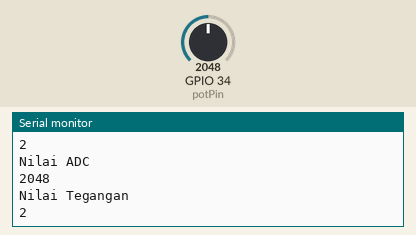
Bench run of a sketch on a simulated ESP32. Parts: the last lines printed to the serial monitor. The inputs (shaded band) are chosen by the test bench; at power-on: GPIO 34 (potPin) = 2048.

Above: at 2.2 s.
2.3 s: GPIO 34 (potPin) set to 2866
At 3.4 s:
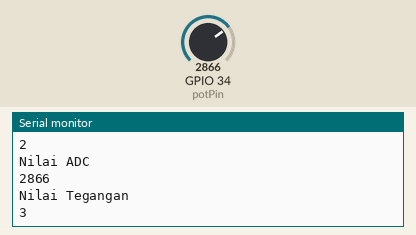
3.8 s: GPIO 34 (potPin) set to 3603
At 4.9 s:
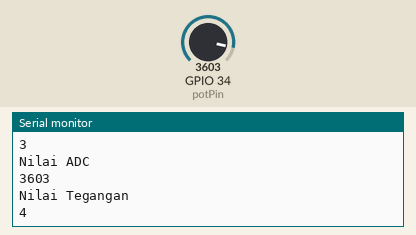
Timing chart, 0 to 6.8 s (numbered marks = the images above; inputs shaded):
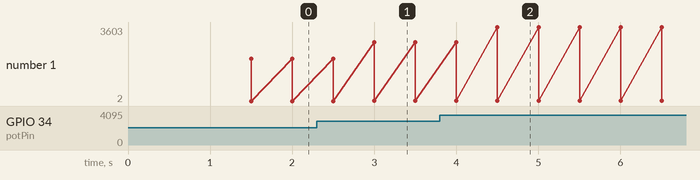

Measured:
- after the input at 2.3 s, the serial monitor: prints a new line after 0.70 s (image 1)
- after the input at 3.8 s, the serial monitor: prints a new line after 0.70 s (image 2)
- plotted number 1: 2 → 3 after the input at 2.3 s, 3 → 4 after the input at 3.8 s

The sketch:

adc_dac_one.ino
```cpp
// Potentiometer is connected to GPIO 34 (Analog ADC1_CH6)
const int potPin = 34;
// variable for storing the potentiometer value
int potValue = 0;
int volt;
void setup() {
Serial.begin(115200);
delay(1000);
}
void loop() {
// Reading potentiometer value
potValue = analogRead(potPin);
delay(500);
volt = potValue*5/4095;
Serial.println("Nilai ADC");
Serial.println(potValue);
Serial.println("Nilai Tegangan");
Serial.println(volt);
}
```
